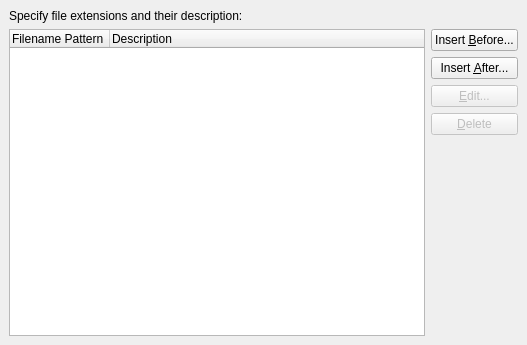
<ui version="4.0" >
 <author></author>
 <comment></comment>
 <exportmacro></exportmacro>
 <class>FileTypeWidgetBase</class>
 <widget class="QWidget" name="FileTypeWidgetBase" >
  <property name="geometry" >
   <rect>
    <x>0</x>
    <y>0</y>
    <width>527</width>
    <height>345</height>
   </rect>
  </property>
  <property name="sizePolicy" >
   <sizepolicy>
    <hsizetype>7</hsizetype>
    <vsizetype>7</vsizetype>
    <horstretch>0</horstretch>
    <verstretch>0</verstretch>
   </sizepolicy>
  </property>
  <property name="windowTitle" >
   <string>File Types</string>
  </property>
  <layout class="QGridLayout" >
   <property name="margin" >
    <number>9</number>
   </property>
   <property name="spacing" >
    <number>6</number>
   </property>
   <item rowspan="5" row="1" column="0" >
    <widget class="QTreeWidget" name="fileTypeListView_" >
     <property name="rootIsDecorated" >
      <bool>false</bool>
     </property>
     <property name="uniformRowHeights" >
      <bool>true</bool>
     </property>
     <property name="itemsExpandable" >
      <bool>false</bool>
     </property>
     <column>
      <property name="text" >
       <string>Filename Pattern</string>
      </property>
     </column>
     <column>
      <property name="text" >
       <string>Description</string>
      </property>
     </column>
    </widget>
   </item>
   <item row="5" column="1" >
    <spacer>
     <property name="orientation" >
      <enum>Qt::Vertical</enum>
     </property>
     <property name="sizeType" >
      <enum>QSizePolicy::Expanding</enum>
     </property>
     <property name="sizeHint" >
      <size>
       <width>71</width>
       <height>153</height>
      </size>
     </property>
    </spacer>
   </item>
   <item row="4" column="1" >
    <widget class="QPushButton" name="delButton_" >
     <property name="enabled" >
      <bool>false</bool>
     </property>
     <property name="text" >
      <string>&amp;Delete</string>
     </property>
     <property name="shortcut" >
      <string>Alt+D</string>
     </property>
    </widget>
   </item>
   <item row="3" column="1" >
    <widget class="QPushButton" name="editButton_" >
     <property name="enabled" >
      <bool>false</bool>
     </property>
     <property name="text" >
      <string>&amp;Edit...</string>
     </property>
     <property name="shortcut" >
      <string>Alt+E</string>
     </property>
    </widget>
   </item>
   <item row="2" column="1" >
    <widget class="QPushButton" name="insertAfterButton_" >
     <property name="text" >
      <string>Insert &amp;After...</string>
     </property>
     <property name="shortcut" >
      <string>Alt+A</string>
     </property>
    </widget>
   </item>
   <item row="1" column="1" >
    <widget class="QPushButton" name="insertBeforeButton_" >
     <property name="text" >
      <string>Insert &amp;Before...</string>
     </property>
     <property name="shortcut" >
      <string>Alt+B</string>
     </property>
    </widget>
   </item>
   <item row="0" column="0" >
    <widget class="QLabel" name="textLabel3" >
     <property name="text" >
      <string>Specify file extensions and their description:</string>
     </property>
    </widget>
   </item>
  </layout>
 </widget>
 <layoutdefault spacing="6" margin="11" />
 <pixmapfunction>qPixmapFromMimeSource</pixmapfunction>
 <tabstops>
  <tabstop>insertBeforeButton_</tabstop>
  <tabstop>insertAfterButton_</tabstop>
  <tabstop>editButton_</tabstop>
  <tabstop>delButton_</tabstop>
 </tabstops>
 <resources/>
 <connections/>
</ui>
